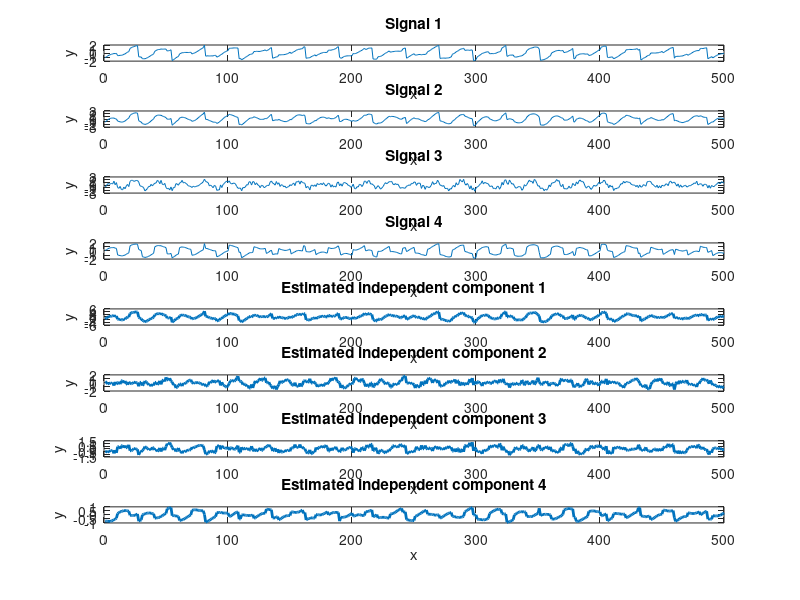

Reproduce this figure in MATLAB.
close all;
load('mixedsignals.mat', 'smix');

X = smix;
% Number of weight vectors
numWeight = 4;
numplots = size(X, 1) + numWeight;

% Initialize the weight vector
w = rand(size(X, 1),numWeight);

threshold = 0.0001;
convergence = 0;

% As long as w is not converged to 1 +- threshold update it according to
% the update mechanism deined in the assignment
for n = 1:numWeight
    % Calculate a component
    while convergence < 1 - threshold || convergence > 1 + threshold
        g = tanh(X.' * w(:,n));
        g_accent = 1 - g.^2;
        w_plus = X * g / size(X, 1) - sum(g_accent)/size(X, 1) * w(:,n);
        w_plus = w_plus / norm(w_plus);
        convergence = dot(w(:,n), w_plus);
        w(:,n) = w_plus;
    end
    
    % Decorrelate the next component
    if n < numWeight
        sumVector = zeros(size(X, 1),1);
        for i = 1:n
            sumVector = sumVector + w(:,n+1).' * w(:,i) * w(:,i);
        end
        w(:,n+1) = w(:,n+1) - sumVector;
        w(:,n+1) = w(:,n+1)  / sqrt(w(:,n+1).' * w(:,n+1));
    end
end


% Calculate the estimated independent  component
y1 = w.'*X;

% Plot the spearate signals and the estimated independent component in one
% figure
figure();
hold on;
subplot(numplots,1,1);
plot(smix(1,:));
xlabel('x');ylabel('y');
title('Signal 1');

subplot(numplots,1,2);
plot(smix(2,:));
xlabel('x');ylabel('y');
title('Signal 2');

subplot(numplots,1,3);
plot(smix(3,:));
xlabel('x');ylabel('y');
title('Signal 3');

subplot(numplots,1,4);
plot(smix(4,:));
xlabel('x');ylabel('y');
title('Signal 4');

for i = 5:numplots
    subplot(numplots,1,i);
    plot(y1(i-4,:), 'lineWidth', 2);
    xlabel('x');ylabel('y');
    title(['Estimated independent component ' num2str(i-4)]);
end

print(sprintf('../Report/Ass3'), '-depsc');